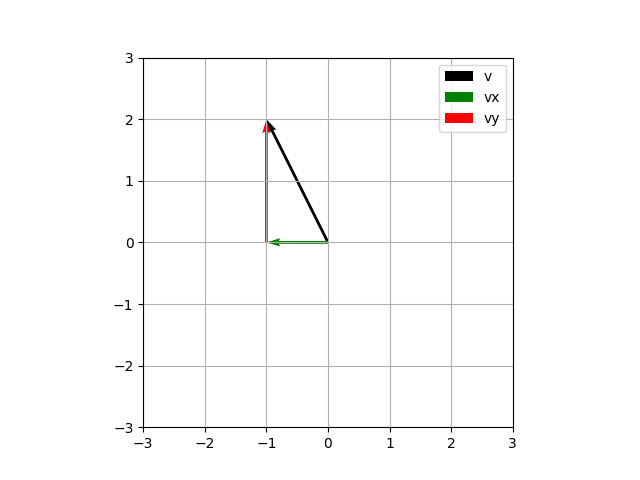

This chart was generated by the following Python code:
import numpy as np
import matplotlib.pyplot as plt

v = np.array([-1, 2])
vx = np.array([-1,0]) # componente horizontal
vy = np.array([0,2]) # componente vertical

# vetor original
plt.figure()
plt.quiver(0, 0, v[0], v[1],
           angles='xy', scale_units='xy', scale=1,
           color='black', label = 'v')

# componente x (i)
plt.quiver(0, 0, vx[0], vx[1],
           angles= 'xy', scale_units='xy', scale=1,
           color='green', label='vx')

# componente Y (j) comeca onde vx termina
plt.quiver(vx[0], vx[1], vy[0], vy[1],
           angles= 'xy', scale_units='xy', scale=1,
           color='red', label='vy')

plt.xlim(-3, 3)
plt.ylim(-3, 3)
plt.gca().set_aspect('equal')
plt.grid(True)
plt.legend()

plt.show()
